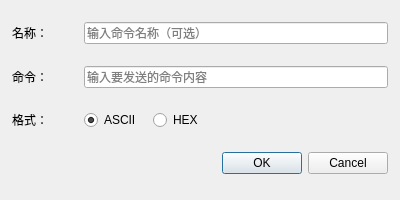
<?xml version="1.0" encoding="UTF-8"?>
<ui version="4.0">
 <class>AddPresetDialog</class>
 <widget class="QDialog" name="AddPresetDialog">
  <property name="geometry">
   <rect>
    <x>0</x>
    <y>0</y>
    <width>400</width>
    <height>200</height>
   </rect>
  </property>
  <property name="windowTitle">
   <string>添加预设命令</string>
  </property>
  <layout class="QVBoxLayout" name="verticalLayout">
   <property name="spacing">
    <number>12</number>
   </property>
   <property name="leftMargin">
    <number>12</number>
   </property>
   <property name="topMargin">
    <number>12</number>
   </property>
   <property name="rightMargin">
    <number>12</number>
   </property>
   <property name="bottomMargin">
    <number>12</number>
   </property>
   <item>
    <layout class="QHBoxLayout" name="nameLayout">
     <item>
      <widget class="QLabel" name="nameLabel">
       <property name="text">
        <string>名称：</string>
       </property>
       <property name="minimumSize">
        <size>
         <width>60</width>
         <height>0</height>
        </size>
       </property>
      </widget>
     </item>
     <item>
      <widget class="QLineEdit" name="nameEdit">
       <property name="placeholderText">
        <string>输入命令名称（可选）</string>
       </property>
      </widget>
     </item>
    </layout>
   </item>
   <item>
    <layout class="QHBoxLayout" name="commandLayout">
     <item>
      <widget class="QLabel" name="commandLabel">
       <property name="text">
        <string>命令：</string>
       </property>
       <property name="minimumSize">
        <size>
         <width>60</width>
         <height>0</height>
        </size>
       </property>
      </widget>
     </item>
     <item>
      <widget class="QLineEdit" name="commandEdit">
       <property name="placeholderText">
        <string>输入要发送的命令内容</string>
       </property>
      </widget>
     </item>
    </layout>
   </item>
   <item>
    <layout class="QHBoxLayout" name="formatLayout">
     <item>
      <widget class="QLabel" name="formatLabel">
       <property name="text">
        <string>格式：</string>
       </property>
       <property name="minimumSize">
        <size>
         <width>60</width>
         <height>0</height>
        </size>
       </property>
      </widget>
     </item>
     <item>
      <widget class="QRadioButton" name="asciiRadio">
       <property name="text">
        <string>ASCII</string>
       </property>
       <property name="checked">
        <bool>true</bool>
       </property>
      </widget>
     </item>
     <item>
      <widget class="QRadioButton" name="hexRadio">
       <property name="text">
        <string>HEX</string>
       </property>
      </widget>
     </item>
     <item>
      <spacer name="formatSpacer">
       <property name="orientation">
        <enum>Qt::Orientation::Horizontal</enum>
       </property>
       <property name="sizeHint" stdset="0">
        <size>
         <width>40</width>
         <height>20</height>
        </size>
       </property>
      </spacer>
     </item>
    </layout>
   </item>
   <item>
    <widget class="QDialogButtonBox" name="buttonBox">
     <property name="standardButtons">
      <set>QDialogButtonBox::StandardButton::Cancel|QDialogButtonBox::StandardButton::Ok</set>
     </property>
    </widget>
   </item>
  </layout>
 </widget>
 <resources/>
 <connections/>
</ui>
